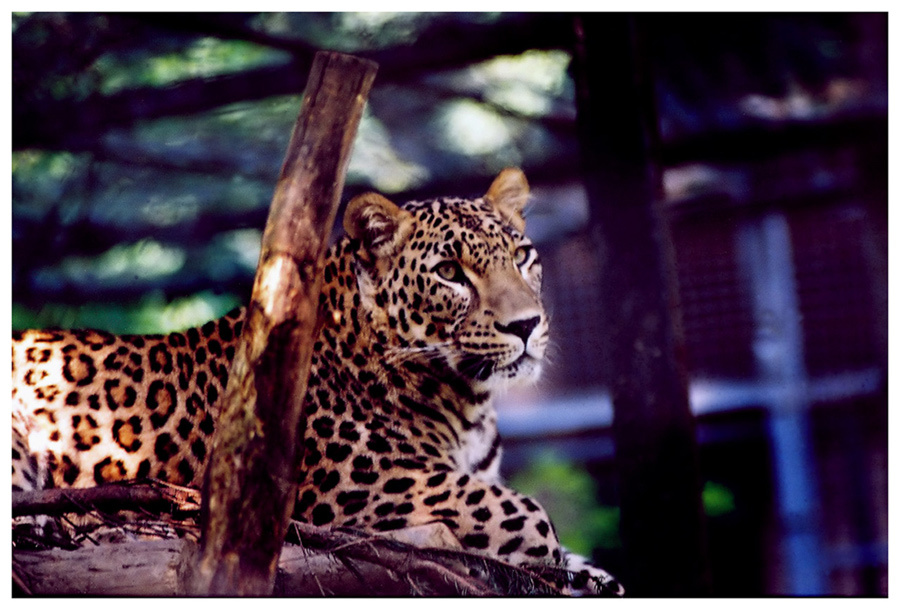
#> input picture images/animals/ILSVRC2012_val_00000600.JPEG, 900 x 610 px; its folder holds only this picture in this run
$ python borderResize.py
#> lines starting #> are read from the running program, lines starting #| are printed output that depends on the picture
import cv2
import csv
import os

color = [255,255, 255] #white border

top, bottom = [0]*2
maxWidth = 1300
maxHeight = 450

filesList = os.listdir('.')
filesList.sort()

for filename in filesList:
    if(filename[-5:] == '.JPEG'):
        img = cv2.imread(filename)
#> img is the input picture: shape (610, 900, 3); mean B, G, R 71.4, 58.3, 74
        height = len(img)
#> height = 610
        width = len(img[0])
#> width = 900

        padding = 100

        if(height > maxHeight):
            scaleRatio = maxHeight/height
#> scaleRatio = 0.738
            newWidth = int(img.shape[1] * scaleRatio)
#> newWidth = 663
            newHeight = int(img.shape[0] * scaleRatio)
#> newHeight = 450
            dim = (newWidth, newHeight)
#> dim = (663, 450)
            resized = cv2.resize(img, dim, interpolation = cv2.INTER_AREA)
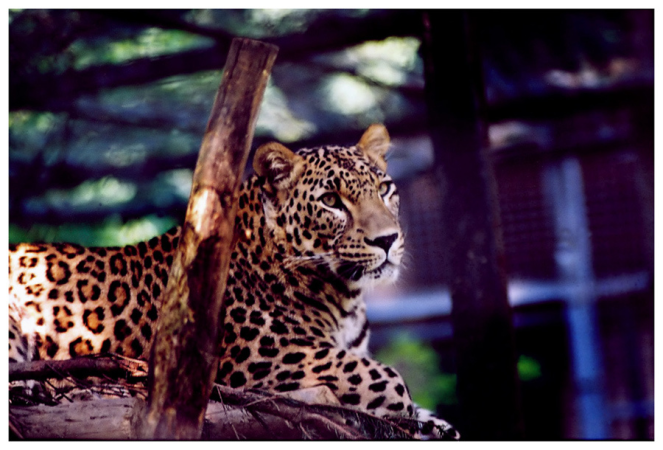
#> resized: shape (450, 663, 3); mean B, G, R 71.4, 58.3, 74
            img = resized

            padding = int((maxWidth - newWidth)/2)
#> padding = 318
        else:
            padding = int((maxWidth - width)/2)

        left, right = [padding]*2
#> left = 318; right = 318

        img_with_border = cv2.copyMakeBorder(img, top, bottom, left, right, cv2.BORDER_CONSTANT, value=color)
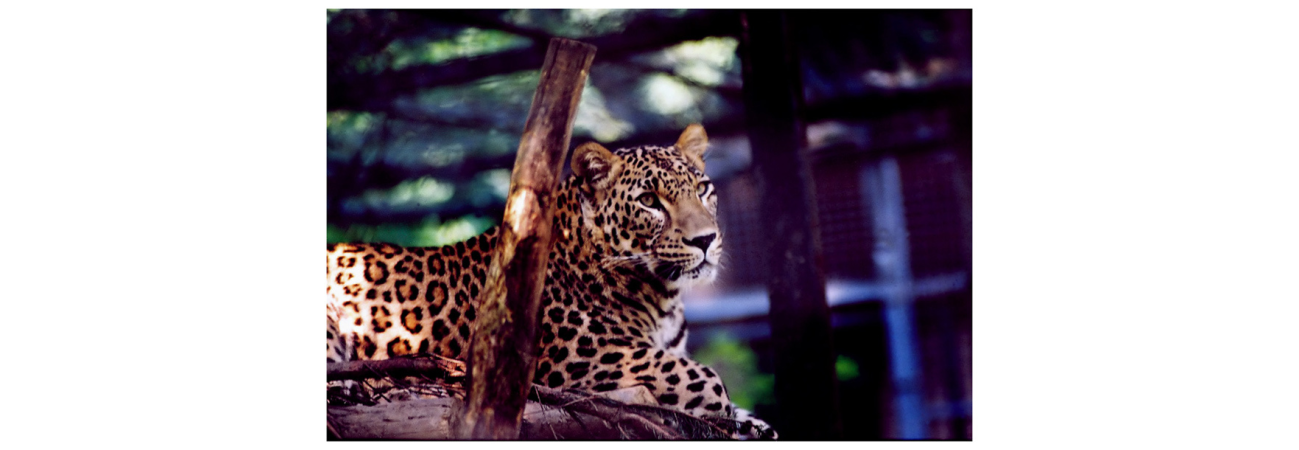
#> img_with_border: shape (450, 1299, 3); mean B, G, R 161.3, 154.6, 162.6
        cv2.imwrite('resized/'+filename, img_with_border)
